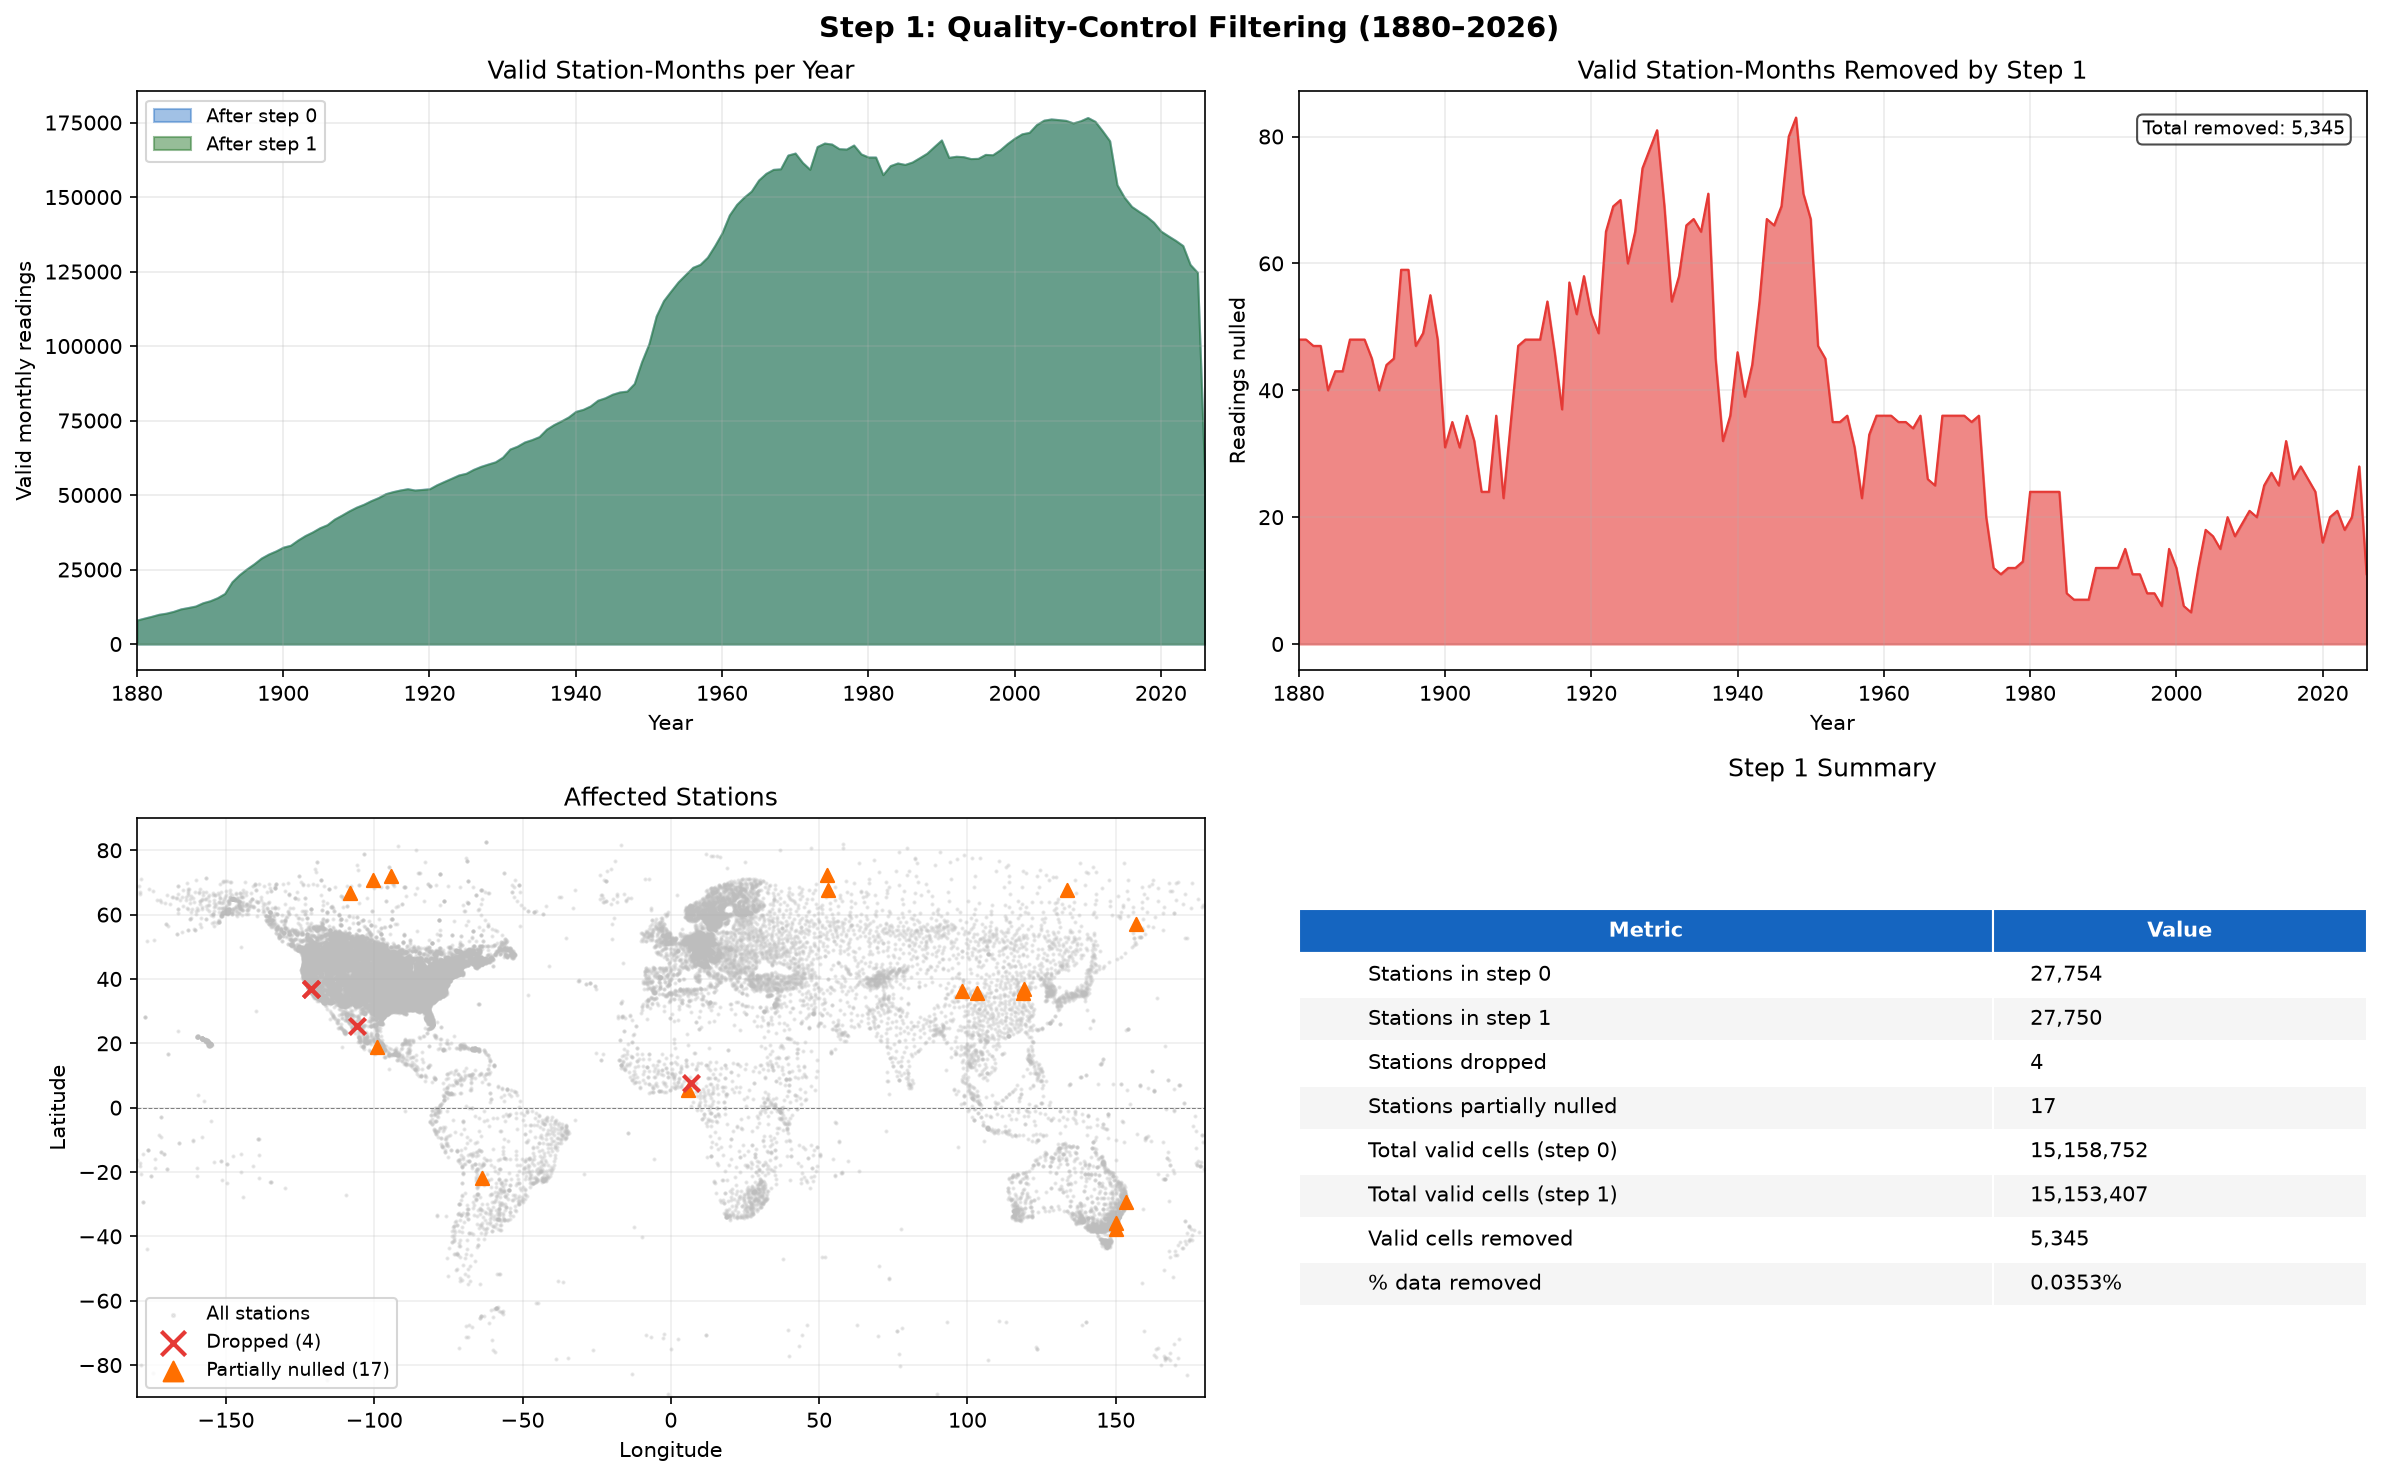

Reproduce this figure in Python.
"""
Visualize step 1 output: effect of quality-control filtering.

Requires cached step 0 and step 1 outputs. Run from repo root:
    python main/run.py
Then:
    python visualization/step1_summary.py
"""

import os
import sys

import matplotlib
matplotlib.use('Agg')
import matplotlib.pyplot as plt
import numpy as np
import pandas as pd

REPO_ROOT = os.path.dirname(os.path.dirname(os.path.abspath(__file__)))
sys.path.insert(0, REPO_ROOT)

from parameters.constants import START_YEAR, END_YEAR
from tools import cache as step_cache

OUT_PATH = os.path.join(REPO_ROOT, 'visualization', 'step1_summary.png')

META_COLS = {'Latitude', 'Longitude', '__LastGHCNYear__'}


def load_data():
    df0 = step_cache.load('step0', START_YEAR, END_YEAR)
    df1 = step_cache.load('step1', START_YEAR, END_YEAR)
    if df0 is None or df1 is None:
        raise FileNotFoundError(
            "step0/step1 cache missing. Run: python main/run.py"
        )
    return df0, df1


def time_cols(df):
    return [c for c in df.columns if c not in META_COLS]


def valid_cells_per_year(df, tc_set):
    years = list(range(START_YEAR, END_YEAR + 1))
    tc_list = sorted(tc_set)
    valid = df[tc_list].notna()
    # Group columns by year and sum
    year_of = pd.Series({c: int(c.split('_')[1]) for c in tc_list})
    counts = valid.sum(axis=0).groupby(year_of).sum()
    return counts.reindex(years, fill_value=0)


def plot(df0, df1):
    tc0 = set(time_cols(df0))
    tc1 = set(time_cols(df1))
    shared_tc = tc0 & tc1

    dropped_sids = sorted(set(df0.index) - set(df1.index))
    common_sids  = sorted(set(df0.index) & set(df1.index))
    shared_tc_l  = sorted(shared_tc)
    null0 = df0.loc[common_sids, shared_tc_l].isna().sum(axis=1)
    null1 = df1.loc[common_sids, shared_tc_l].isna().sum(axis=1)
    nulled_sids = sorted((null1 > null0)[null1 > null0].index)

    cells0 = valid_cells_per_year(df0, tc0)
    cells1 = valid_cells_per_year(df1, tc1)
    cells_removed = cells0 - cells1

    fig, axes = plt.subplots(2, 2, figsize=(16, 10))
    fig.suptitle(f'Step 1: Quality-Control Filtering ({START_YEAR}–{END_YEAR})',
                 fontsize=14, fontweight='bold')

    # ── Valid data cells before vs after ───────────────────────
    ax = axes[0, 0]
    ax.fill_between(cells0.index, cells0.values, color='#1565C0', alpha=0.4, label='After step 0')
    ax.fill_between(cells1.index, cells1.values, color='#2E7D32', alpha=0.5, label='After step 1')
    ax.set_title('Valid Station-Months per Year', fontsize=12)
    ax.set_ylabel('Valid monthly readings')
    ax.set_xlabel('Year')
    ax.set_xlim(START_YEAR, END_YEAR)
    ax.legend(fontsize=9)
    ax.grid(alpha=0.25)

    # ── Cells removed per year ──────────────────────────────────
    ax = axes[0, 1]
    ax.fill_between(cells_removed.index, cells_removed.values, color='#E53935', alpha=0.6)
    ax.plot(cells_removed.index, cells_removed.values, color='#E53935', lw=1)
    ax.set_title('Valid Station-Months Removed by Step 1', fontsize=12)
    ax.set_ylabel('Readings nulled')
    ax.set_xlabel('Year')
    ax.set_xlim(START_YEAR, END_YEAR)
    ax.grid(alpha=0.25)
    total_removed = int(cells_removed.sum())
    ax.text(0.98, 0.95, f'Total removed: {total_removed:,}',
            transform=ax.transAxes, ha='right', va='top', fontsize=9,
            bbox=dict(boxstyle='round', facecolor='white', alpha=0.7))

    # ── Dropped stations (map) ──────────────────────────────────
    ax = axes[1, 0]
    lat_all = df0['Latitude'].astype(float)
    lon_all = df0['Longitude'].astype(float)
    ax.scatter(lon_all, lat_all, color='#BDBDBD', s=1, alpha=0.3, label='All stations')

    if dropped_sids:
        lat_d = df0.loc[dropped_sids, 'Latitude'].astype(float)
        lon_d = df0.loc[dropped_sids, 'Longitude'].astype(float)
        ax.scatter(lon_d, lat_d, color='#E53935', s=60, zorder=5,
                   label=f'Dropped ({len(dropped_sids)})', marker='x', linewidths=2)

    if nulled_sids:
        lat_n = df0.loc[nulled_sids, 'Latitude'].astype(float)
        lon_n = df0.loc[nulled_sids, 'Longitude'].astype(float)
        ax.scatter(lon_n, lat_n, color='#FF6F00', s=40, zorder=4,
                   label=f'Partially nulled ({len(nulled_sids)})', marker='^')

    ax.set_title('Affected Stations', fontsize=12)
    ax.set_xlabel('Longitude')
    ax.set_ylabel('Latitude')
    ax.set_xlim(-180, 180)
    ax.set_ylim(-90, 90)
    ax.axhline(0, color='gray', lw=0.5, ls='--')
    ax.legend(fontsize=9, markerscale=1.5)
    ax.grid(alpha=0.2)

    # ── Summary table ───────────────────────────────────────────
    ax = axes[1, 1]
    ax.axis('off')
    rows = [
        ['Stations in step 0',       f'{len(df0):,}'],
        ['Stations in step 1',        f'{len(df1):,}'],
        ['Stations dropped',          f'{len(dropped_sids)}'],
        ['Stations partially nulled', f'{len(nulled_sids)}'],
        ['Total valid cells (step 0)', f'{int(cells0.sum()):,}'],
        ['Total valid cells (step 1)', f'{int(cells1.sum()):,}'],
        ['Valid cells removed',        f'{total_removed:,}'],
        ['% data removed',             f'{total_removed / cells0.sum() * 100:.4f}%'],
    ]
    table = ax.table(cellText=rows, colLabels=['Metric', 'Value'],
                     cellLoc='left', loc='center', colWidths=[0.65, 0.35])
    table.auto_set_font_size(False)
    table.set_fontsize(10)
    table.scale(1, 1.6)
    for (r, c), cell in table.get_celld().items():
        if r == 0:
            cell.set_facecolor('#1565C0')
            cell.set_text_props(color='white', fontweight='bold')
        elif r % 2 == 0:
            cell.set_facecolor('#F5F5F5')
        cell.set_edgecolor('white')
    ax.set_title('Step 1 Summary', fontsize=12, pad=20)

    plt.tight_layout()
    plt.savefig(OUT_PATH, dpi=150, bbox_inches='tight')
    print(f"  Saved → {OUT_PATH}")


if __name__ == '__main__':
    print("Loading step 0 and step 1 data...")
    df0, df1 = load_data()
    print(f"  step 0: {len(df0):,} stations")
    print(f"  step 1: {len(df1):,} stations")
    print("Plotting...")
    plot(df0, df1)
